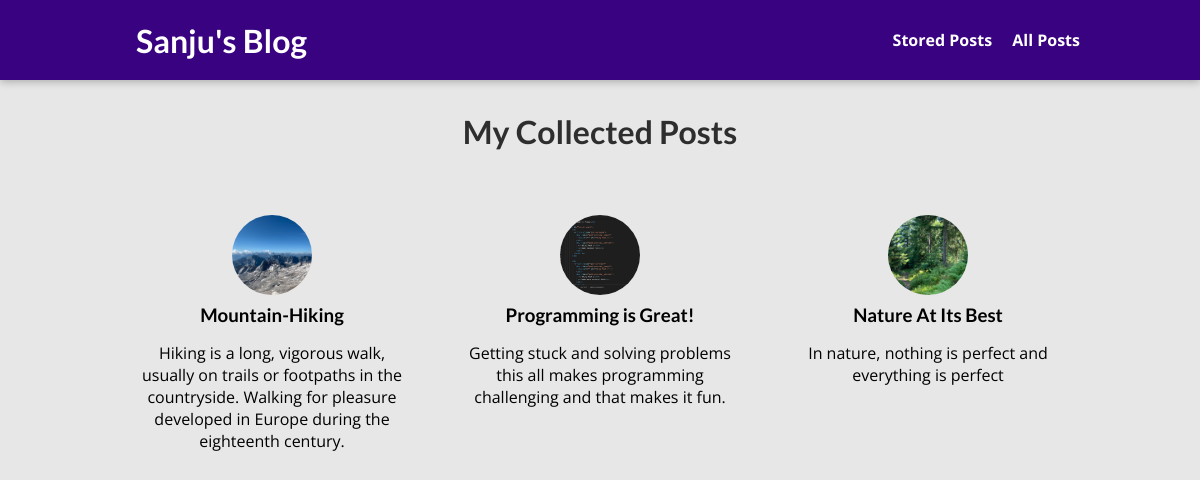
The page /posts on the database its author committed.
### blog/models.py (models this page shows, shortened)
class Post(models.Model):
    title=models.CharField(max_length=150)
    excerpt=models.CharField(max_length=200)
    image=models.ImageField(upload_to="posts",null=True)
    date=models.DateField(auto_now=True)
    content=models.TextField(validators=[MinLengthValidator(10)])
    slug=models.SlugField(unique=True,default='',blank=True,null=False,db_index=True)
    author=models.ForeignKey(Author,on_delete=models.SET_NULL,related_name='posts',null=True)
    tags=models.ManyToManyField(Tag,related_name='post')

### blog/views.py (the view)
# urls.py: path('posts',views.AllPostsView.as_view(),name='posts-page'),
class AllPostsView(ListView):
    template_name="blog/all-posts.html"
    model=Post
    ordering=['-date']
    context_object_name="all_posts"

### blog/templates/blog/all-posts.html (shortened to what this page needs)
{% extends 'base.html' %}
{%load static%}
{%load static%}
{%block css_files%}
<link rel="stylesheet" href="{% static "/blog/all-posts.css" %}"/>
{%endblock%}
{%block content%}
    <section id="all-posts">
        <h2>My Collected Posts</h2>
        <ul>
            {%for post in all_posts%}
                {%include "blog/includes/post.html" %}
            {%endfor%}
        </ul>
{%endblock%}

### blog/templates/blog/includes/post.html
<li>
    <article class="post">
        <a href="{%url 'post-detail-page' post.slug %}">
            <img src="{{post.image.url}}" alt={{post.title}} />
            <div class="post__content">
                <h3>{{post.title}}</h3>
                <p>{{post.excerpt}}</p>
            </div>
        </a>
    </article>
</li>

### blog/static/blog/all-posts.css (style rules this page uses)
* { box-sizing: border-box; }
html { font-family: 'Open Sans', 'Lato', sans-serif; }
body { margin: 0; background-color: #e7e7e7; }
h1, h2, h3 { font-family: 'Lato', sans-serif; font-weight: bold; }
#all-posts { margin: 7rem auto; width: 90%; max-width: 60rem; }
#all-posts h2 { text-align: center; font-size: 2rem; color: #2e2e2e; margin: 3rem 0; }
ul { list-style: none; margin: 0; padding: 0; display: grid; grid-template-columns: repeat(auto-fill, minmax(17rem, 1fr)); gap: 1.5rem; }
.post { display:flex; flex-direction:column; align-items: center; text-align: center; }
.post a { text-decoration: none; color: black; transition: all 0.2s ease; padding: 1rem; }
.post img { width: 5rem; height: 5rem; object-fit: cover; border-radius: 50%; }
.post h3 { margin: 0.25rem 0; }

### rows shown on the page
Post: image (picture), title "Mountain-Hiking", excerpt "Hiking is a long, vigorous walk, usually on trails or footpaths in the countryside. Walking for pleasure developed in Europe during the eighteenth century."
Post: image (picture), title "Programming is Great!", excerpt "Getting stuck and solving problems this all makes programming challenging and that makes it fun."
Post: image (picture), title "Nature At Its Best", excerpt "In nature, nothing is perfect and everything is perfect"
